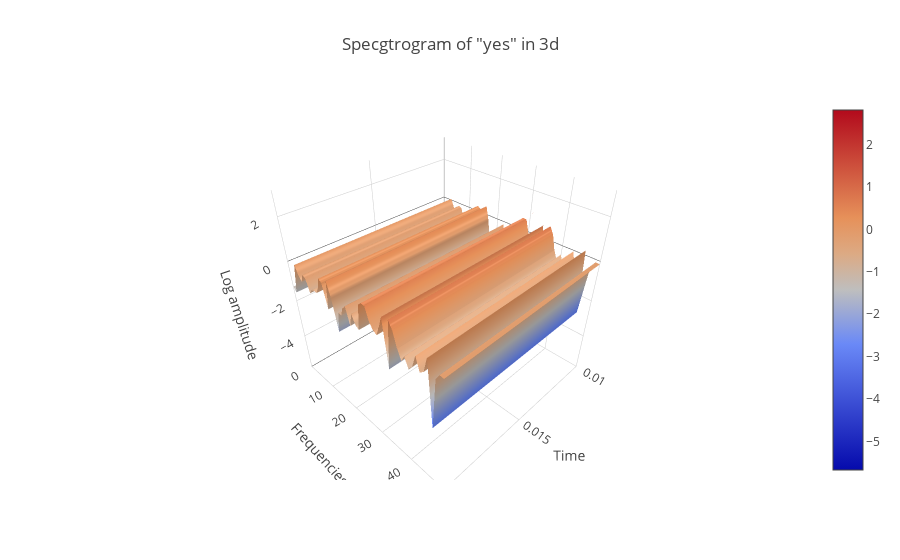

The notebook cell saved with this chart:
### Code cell
data = [go.Surface(z=spectrogram.T)]
layout = go.Layout(
    title='Specgtrogram of "yes" in 3d',
    scene = dict(
    yaxis = dict(title='Frequencies', range=freqs),
    xaxis = dict(title='Time', range=times),
    zaxis = dict(title='Log amplitude'),
    ),
)
fig = go.Figure(data=data, layout=layout)
py.iplot(fig)

### Figure 1 — Plotly figure (JSON) as saved in the notebook; plotly's stock layout.template omitted (floating-point values rounded to 4 significant figures; data arrays with more than 128 entries replaced by an {"elided": "..."} marker saying what was removed)
{"data": [{"type": "surface", "z": {"elided": "161x99 float values"}}], "layout": {"scene": {"xaxis": {"range": [0.01, 0.02, 0.03, 0.04, 0.05, 0.06, 0.07, 0.08, 0.09, 0.1, 0.11, 0.12, 0.13, 0.14, 0.15, 0.16, 0.17, 0.18, 0.19, 0.2, 0.21, 0.22, 0.23, 0.24, 0.25, 0.26, 0.27, 0.28, 0.29, 0.3, 0.31, 0.32, 0.33, 0.34, 0.35, 0.36, 0.37, 0.38, 0.39, 0.4, 0.41, 0.42, 0.43, 0.44, 0.45, 0.46, 0.47, 0.48, 0.49, 0.5, 0.51, 0.52, 0.53, 0.54, 0.55, 0.56, 0.57, 0.58, 0.59, 0.6, 0.61, 0.62, 0.63, 0.64, 0.65, 0.66, 0.67, 0.68, 0.69, 0.7, 0.71, 0.72, 0.73, 0.74, 0.75, 0.76, 0.77, 0.78, 0.79, 0.8, 0.81, 0.82, 0.83, 0.84, 0.85, 0.86, 0.87, 0.88, 0.89, 0.9, 0.91, 0.92, 0.93, 0.94, 0.95, 0.96, 0.97, 0.98, 0.99], "title": "Time"}, "yaxis": {"range": {"elided": "161 int values"}, "title": "Frequencies"}, "zaxis": {"title": "Log amplitude"}}, "title": "Specgtrogram of \"yes\" in 3d"}}
